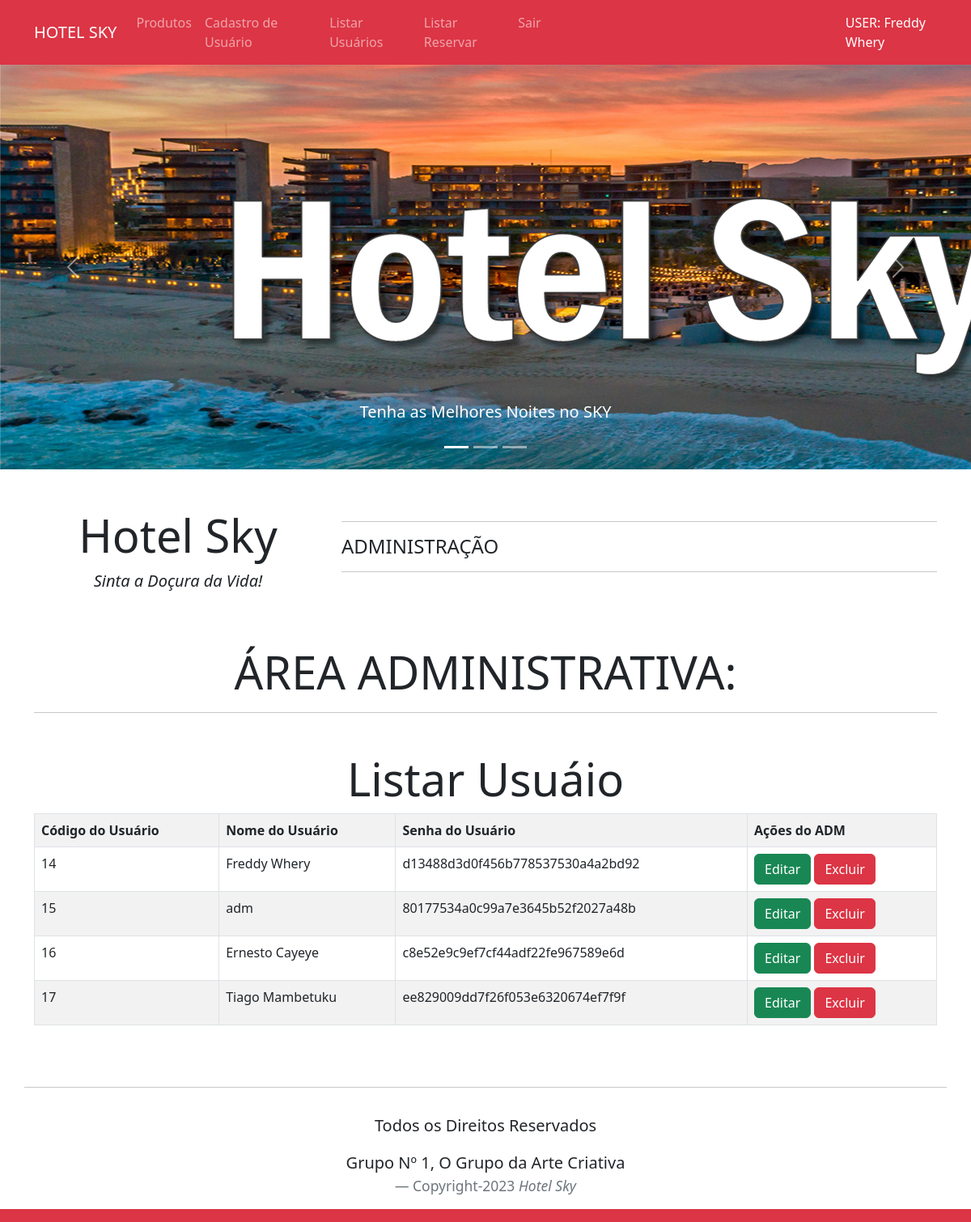
The page /areaprivada.php?page=listar (signed in) on the database its author committed.
### tables this page shows
CREATE TABLE `usuario` (
  `id_usuario` int NOT NULL,
  `usuarioBD` varchar(30) DEFAULT NULL,
  `senha` varchar(32) DEFAULT NULL
);

### listar-usuario.php (the view)
<h1 class="text-center display-4">Listar Usuáio</h1>
<?php
$sql="SELECT * FROM usuario";
$res=$conn->query($sql);
$qtd=$res->num_rows;
if($qtd>0){
    print "<table class='table table-hover table-striped table-bordered'>";
    print"<tr>";
print "<th>Código do Usuário</th>";
print "<th>Nome do Usuário</th>";
print "<th>Senha do Usuário</th>";
print "<th>Ações do ADM</th>";
print"</tr>";
while($row=$res->fetch_object()){
    print"<tr>";
print "<td>".$row->id_usuario."</td>";
print "<td>".$row->usuarioBD."</td>";
print "<td>".$row->senha."</td>";
print "<td>
<button onclick=\"location.href='?page=editar&id_usuario=".$row->id_usuario."';\" class='btn btn-success'>Editar</button>
<button onclick=\"if(confirm('Tem certeza que deseja Excluir?')){location.href='?page=salvar&acao=excluir&id_usuario=".$row->id_usuario."';}else{false;}\" class='btn btn-danger'>Excluir</button>
</td>";
print"</tr>";
}
print "</table>";
}else{
print"<p class='alert alert-danger'>Não encontrou nenhum usuário!</p>";
}
?>

### rows shown on the page
usuario: id_usuario "14", usuarioBD "Freddy Whery", senha "d13488d3d0f456b778537530a4a2bd92"
usuario: id_usuario "15", usuarioBD "adm", senha "80177534a0c99a7e3645b52f2027a48b"
usuario: id_usuario "16", usuarioBD "Ernesto Cayeye", senha "c8e52e9c9ef7cf44adf22fe967589e6d"
usuario: id_usuario "17", usuarioBD "Tiago Mambetuku", senha "ee829009dd7f26f053e6320674ef7f9f"

### other values the page prints
$_SESSION['usuarioBD'] "Freddy Whery"
